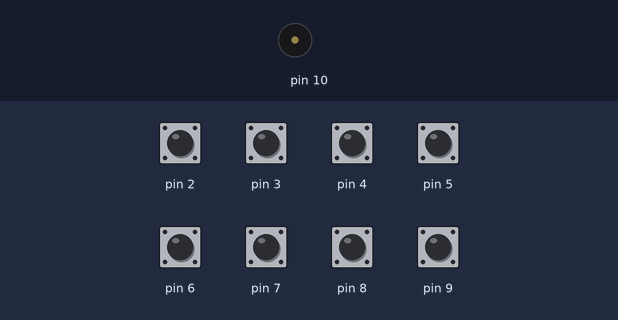
This sketch was run on a simulated Arduino Uno, built with avr-gcc and run on an emulated ATmega328P. Shown: buzzer (waves = sounding). The test bench sets the inputs (shaded band); at power-on: pin 2–9 HIGH.

Above: at 1.2 s.
1.3 s: pin 2 pulled LOW for 1 s
At 1.8 s:
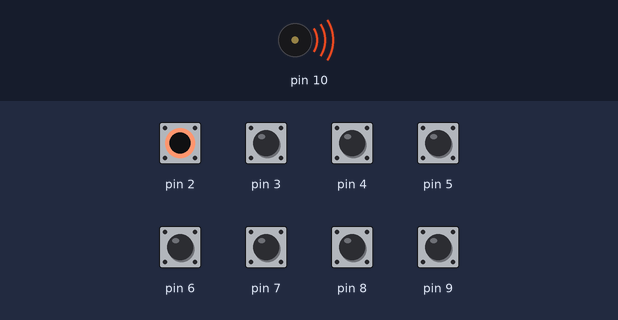
Timing chart, 0 to 4.3 s (numbered marks = the images above; inputs shaded):
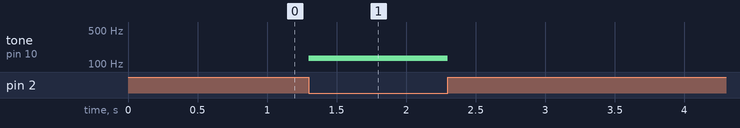

The sketch:

3.ino
```cpp
#define NOTE_C3  131
#define NOTE_D3  147
#define NOTE_E3  165
#define NOTE_F3  175
#define NOTE_G3  196
#define NOTE_A3  220
#define NOTE_B3  247
#define NOTE_C4  262

int button0 = 0;
int button1 = 0;
int button2 = 0;
int button3 = 0;
int button4 = 0;
int button5 = 0;
int button6 = 0;
int button7 = 0;

void setup() {

  pinMode(2, INPUT_PULLUP);
  pinMode(3, INPUT_PULLUP);
  pinMode(4, INPUT_PULLUP);
  pinMode(5, INPUT_PULLUP);
  pinMode(6, INPUT_PULLUP);
  pinMode(7, INPUT_PULLUP);
  pinMode(8, INPUT_PULLUP);
  pinMode(9, INPUT_PULLUP);
  pinMode(10, OUTPUT);
}

void loop() {

    button0 = digitalRead(2);
    button1 = digitalRead(3);
    button2 = digitalRead(4);
    button3 = digitalRead(5);
    button4 = digitalRead(6);
    button5 = digitalRead(7);
    button6 = digitalRead(8);
    button7 = digitalRead(9);

   if(button0 == LOW){
      tone(10,NOTE_C3,100);
      delay(100);
      noTone(10);
    }else if(button1 == LOW){
      tone(10,NOTE_D3,100);
      delay(100);
      noTone(10);
    }else if(button2 == LOW){
      tone(10,NOTE_E3,100);
      delay(100);
      noTone(10);
    }else if(button3 == LOW){
      tone(10,NOTE_F3,100);
      delay(100);
      noTone(10);
    }else if(button4 == LOW){
      tone(10,NOTE_G3,100);
      delay(100);
      noTone(10);
    }else if(button5 == LOW){
      tone(10,NOTE_A3,100);
      delay(100);
      noTone(10);
    }else if(button6 == LOW){
      tone(10,NOTE_B3,100);
    delay(100);
      noTone(10);
    }else if(button7 == LOW){
      tone(10,NOTE_C4,100);
      delay(100);
      noTone(10);
    }

}
```

Measured:
- after the input at 1.3 s, tone on pin 10: silent → 131 Hz at once, → silent 1.0 s later
